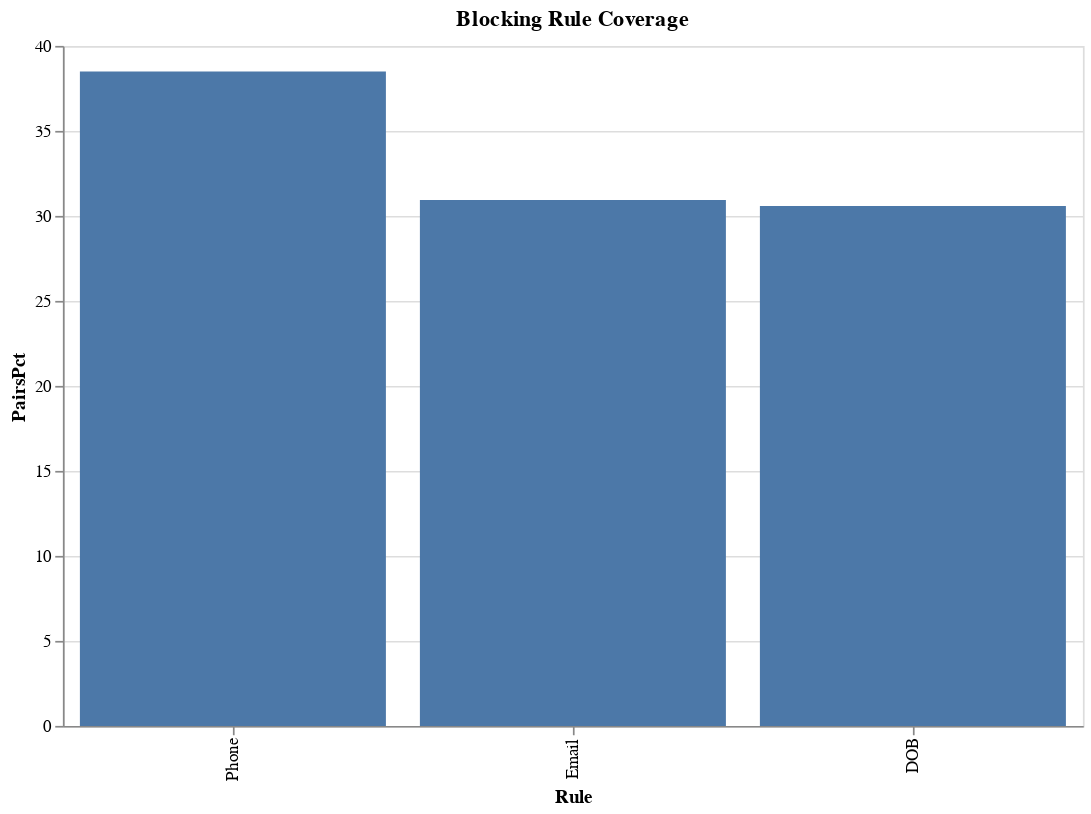

Here is the notebook cell this chart was saved with:
### Code cell
# Run all rule counts
stats_df = blocker.run_all_counts()
display(stats_df)

# Auto-select rules (keep between 0.1% and 20% coverage)
selected_rules = stats_df[
    (stats_df["PairsPct"] > 0.1) &
    (stats_df["PairsPct"] < 20)
]["Rule"].tolist()

print("\nAuto-selected rules:", selected_rules)

# Visualize rule coverage
chart = (
    alt.Chart(stats_df)
    .mark_bar()
    .encode(
        x=alt.X("Rule:N", sort="-y"),
        y=alt.Y("PairsPct:Q"),
        tooltip=["Rule", "Pairs", "PairsPct"]
    )
    .properties(width=600, height=400, title="Blocking Rule Coverage")
)
chart.display()

### Figure 1 — Vega-Lite specification as saved in the notebook (floating-point values rounded to 4 significant figures)
{"config": {"view": {"continuousWidth": 300, "continuousHeight": 300}}, "data": {"name": "data-46db20a5269fac36594ca8c238fd8152"}, "mark": {"type": "bar"}, "encoding": {"tooltip": [{"field": "Rule", "type": "nominal"}, {"field": "Pairs", "type": "quantitative"}, {"field": "PairsPct", "type": "quantitative"}], "x": {"field": "Rule", "sort": "-y", "type": "nominal"}, "y": {"field": "PairsPct", "type": "quantitative"}}, "height": 400, "title": "Blocking Rule Coverage", "width": 600, "$schema": "https://vega.github.io/schema/vega-lite/v5.20.1.json", "datasets": {"data-46db20a5269fac36594ca8c238fd8152": [{"Rule": "Phone", "Pairs": 107, "TotalRows": 138, "PairsPct": 38.49}, {"Rule": "Email", "Pairs": 86, "TotalRows": 138, "PairsPct": 30.94}, {"Rule": "DOB", "Pairs": 85, "TotalRows": 138, "PairsPct": 30.58}]}}
